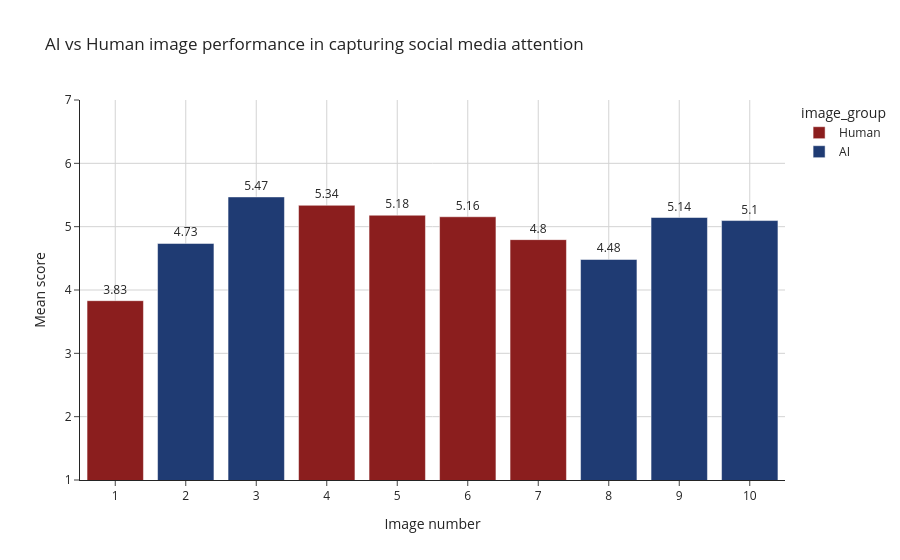

The notebook cell saved with this chart:
### Markdown cell above
#### 3.5 Performance in capturing consumer attention:

Moving on, subsection 3.5 focuses specifically on attention, examining how strongly each image performs on the dimension of capturing attention on social media. A direction as such for this analysis is chosen due to attention playing a central role in determining whether content is being noticed in digital marketing environments. Following this direction, the analysis moves to image level performance and asks whether certain AI or human created visuals are especially strong or weak at attracting attention, allowing the study to move beyond broad group level comparisons and consider whether some individual images outperform others regardless of how they were produced.

If AI images consistently achieve higher attention scores, this would indicate a clear advantage in digital marketing contexts. However, if performance varies across both types of images, it suggests that attention is shaped more by design quality than by the type of image. Such a perspective is relevant from a marketing view, where capturing attention is the first step in driving engagement and consumer response.

### Code cell
#filtering attention data, mapping ai vs human, and computing mean score per image: 
interest_summary = (
    ratings_long[ratings_long["item"] == "captures_attention"]
    .assign(image_group=lambda x: x["image_number"].map({
        1: "Human", 2: "AI", 3: "AI", 4: "Human", 5: "Human",
        6: "Human", 7: "Human", 8: "AI", 9: "AI", 10: "AI"
    }))
    .groupby(["image_number", "image_group"])["score"]
    .mean()
    .reset_index()
)

#identifying the image which performed best in capturing attention overall:
top_image = interest_summary.loc[interest_summary["score"].idxmax()]
print("Top performing image:\n", top_image)

#creating a bar chart to compare how each image performs in capturing attention:
fig = px.bar(
    interest_summary,
    x="image_number",
    y="score",
    color="image_group",
    title="AI vs Human image performance in capturing social media attention",
    text=interest_summary["score"].round(2),
    color_discrete_map={"AI": "#1f3b73", "Human": "#8b1e1e"}
)

fig.update_traces(textposition="outside")

#applying consistent styling for readability and clean presentation:
fig.update_layout(
    template="simple_white",
    xaxis=dict(title="Image number", dtick=1, showgrid=True, gridcolor="lightgrey"),
    yaxis=dict(title="Mean score", range=[1, 7], dtick=1, showgrid=True, gridcolor="lightgrey")
)

fig.show()

### Figure 1 — Plotly figure (JSON) as saved in the notebook; plotly's stock layout.template omitted (floating-point values rounded to 4 significant figures)
{"data": [{"hovertemplate": "image_group=Human<br>image_number=%{x}<br>score=%{y}<br>text=%{text}<extra></extra>", "legendgroup": "Human", "marker": {"color": "#8b1e1e", "pattern": {"shape": ""}}, "name": "Human", "orientation": "v", "showlegend": true, "text": [3.83, 5.34, 5.18, 5.16, 4.8], "textposition": "outside", "type": "bar", "x": [1, 4, 5, 6, 7], "xaxis": "x", "y": [3.831, 5.337, 5.181, 5.157, 4.795], "yaxis": "y"}, {"hovertemplate": "image_group=AI<br>image_number=%{x}<br>score=%{y}<br>text=%{text}<extra></extra>", "legendgroup": "AI", "marker": {"color": "#1f3b73", "pattern": {"shape": ""}}, "name": "AI", "orientation": "v", "showlegend": true, "text": [4.73, 5.47, 4.48, 5.14, 5.1], "textposition": "outside", "type": "bar", "x": [2, 3, 8, 9, 10], "xaxis": "x", "y": [4.735, 5.47, 4.482, 5.145, 5.096], "yaxis": "y"}], "layout": {"barmode": "relative", "legend": {"title": {"text": "image_group"}, "tracegroupgap": 0}, "title": {"text": "AI vs Human image performance in capturing social media attention"}, "xaxis": {"anchor": "y", "domain": [0, 1], "dtick": 1, "gridcolor": "lightgrey", "showgrid": true, "title": {"text": "Image number"}}, "yaxis": {"anchor": "x", "domain": [0, 1], "dtick": 1, "gridcolor": "lightgrey", "range": [1, 7], "showgrid": true, "title": {"text": "Mean score"}}}}
